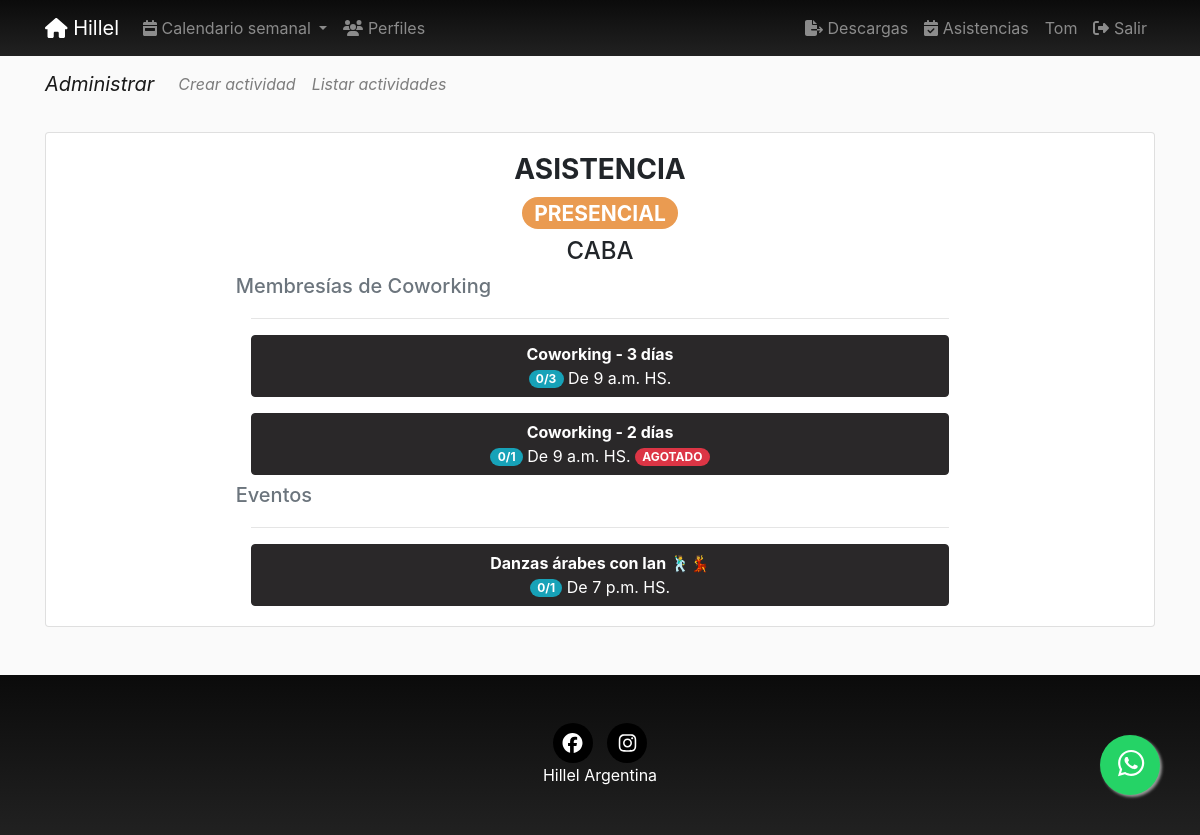
Page /pages/asistencia/0 (signed in) on the committed database.
### registration/models.py (models this page shows, shortened)
class Profile(models.Model):
    user = models.OneToOneField(User, on_delete=models.CASCADE)
    avatar = models.ImageField(upload_to=custom_upload_to,
                               null=True, blank=True)
    apellido = models.CharField(null=True, blank=True, max_length=100)
    nombre = models.CharField(null=True, blank=True, max_length=100)
    whatsapp = models.CharField(verbose_name="Número de Whatsapp", null=True, blank=True, max_length=30)
    instagram = models.CharField(verbose_name="@ de Instagram", null=True, blank=True, max_length=100)
    onward = models.ForeignKey(FechaOnward, on_delete=models.CASCADE, verbose_name="¿Viajaste a Onward? ¿Cuándo?", null=True, blank=True)
    taglit = models.ForeignKey(FechaTaglit, on_delete=models.CASCADE, verbose_name="¿Viajaste a Taglit? ¿Cuándo?", null=True, blank=True)
    propuestasInteres = models.ManyToManyField(PropuestaInteres)
    tematicasInteres = models.ManyToManyField(TematicaInteres, null=True, blank=True)
    comoConociste = models.CharField(verbose_name="¿Cómo conociste Hillel?", null=True, blank=True, max_length=250)
    estudios = models.CharField(verbose_name="¿Estás estudiando, o te recibiste? ¿Qué estudias/te y en qué institución?", null=True, blank=True, max_length=250)
    experienciaComunitaria = models.CharField(null=True, blank=True, max_length=250)
    fechaNacimiento = models.DateField(null=True, blank=True)
    provincia = models.ForeignKey(Provincia, on_delete=models.CASCADE, verbose_name="provincia", null=True, blank=True)
    categories = models.ManyToManyField(Category, verbose_name='Intereses', related_name='get_user_pages', blank=True)
    validado = models.BooleanField(verbose_name="Perfil validado", default=0)
    created = models.DateTimeField(auto_now_add=True, verbose_name="Fecha de creación", blank=True, null=True)
    updated = models.DateTimeField(auto_now=True, verbose_name="Fecha de edición", blank=True, null=True)
    class Meta:
        verbose_name = "Perfil"
        verbose_name_plural = "Perfiles"
        ordering = ['-updated']

### location/models.py (models this page shows)
class Provincia(models.Model):
    title = models.CharField(verbose_name="Nombre", max_length=200)
    order = models.SmallIntegerField(verbose_name="Orden")
    created = models.DateTimeField(auto_now_add=True, verbose_name="Fecha de creación", blank=True, null=True)
    updated = models.DateTimeField(auto_now=True, verbose_name="Fecha de edición", blank=True, null=True)
    class Meta:
        verbose_name = "Provincia"
        verbose_name_plural = "Provincias"
        ordering = ['order']
    def __str__(self):
        return self.title

### pages/models.py (models this page shows, shortened)
class Day(models.Model):
    day = models.CharField(verbose_name="Día", max_length=200)
    order = models.SmallIntegerField(verbose_name="Orden", default=0)
    class Meta:
        verbose_name = "Día"
        verbose_name_plural = "Días"
        ordering = ['order']
    @property
    def HayActividadPresencial(self, **kwargs):
        pages = Page.objects.find(self, 0)
        if pages is None:
            return False
        return True
    def HayActividadPresencial_provincia(self, provincia):
        pages = Page.objects.find_provincia(self, 0, provincia)
        if pages is None:
            return False
        return True
    def __str__(self):
        return self.day

class Page(models.Model):
    title = models.CharField(verbose_name="Título", max_length=200)
    horaDesde = models.TimeField(verbose_name="Hora desde", null=True, blank=True, auto_now=False, auto_now_add=False,)
    horaHasta = models.TimeField(verbose_name="Hora hasta", null=True, blank=True, auto_now=False, auto_now_add=False,)
    description = RichTextField(verbose_name="Descripción", null=True, blank=True)
    textoExtraMail = RichTextField(verbose_name="Texto extra del mail", null=True, blank=True)
    flyer = models.ImageField(upload_to=custom_upload_to,
                              null=True, blank=True)
    dia = models.ForeignKey(Day, verbose_name='dia', null=True, on_delete=models.CASCADE)
    cupo = models.SmallIntegerField(verbose_name="Cupo", default=0)
    modalidad = BooleanField(verbose_name="Online", default=0)
    nuevo = BooleanField(verbose_name="Nuevo", default=0)
    activa = BooleanField(verbose_name="Activa", default=1)
    categories = models.ManyToManyField(Category, verbose_name='categorias', related_name='get_pages', blank=True)
    provincia = models.ForeignKey(Provincia, on_delete=models.CASCADE, null=True, blank=True)
    responsable = models.ForeignKey(Responsable, on_delete=models.CASCADE, null=True, blank=True)
    colaborador = models.ForeignKey(Colaborador, on_delete=models.CASCADE, null=True, blank=True)
    secreta = BooleanField(verbose_name="Tiene clave?", default=0)
    clave = models.CharField(verbose_name="Clave", null=True, blank=True, default="", max_length=200)
    objects = PagesManager()
    created = models.DateTimeField(auto_now_add=True, verbose_name="Fecha de creación", blank=True, null=True)
    updated = models.DateTimeField(auto_now=True, verbose_name="Fecha de edición", blank=True, null=True)
    class Meta:
        verbose_name = "actividad"
        verbose_name_plural = "actividades"
        ordering = ['dia__order', 'horaDesde', '-title']
    @property
    def Qanotados(self):
        subscripcion = Subscription.objects.find_page(self)
        if subscripcion is None:
            return 0
        if len(subscripcion) > 0:
            return subscripcion.count()
        return 0
    def historialHoy(self):
        date = datetime.now()
        historial = Historial.objects.find(page=self, date=date)
        if historial is None:
            return None
        return historial
    @property
    def Qasistentes(self):
        if self.historialHoy() is None:
            return 0
        return self.historialHoy().Qasistentes

### pages/views.py (the view)
# urls.py: path('asistencia/<int:modalidad>', Asistencia, name='asistencia'),
def Asistencia(request, modalidad):
    if request.user.is_authenticated:
        dia = datetime.now().weekday()+1
        dias = Day.objects.all()
        pages = Page.objects.all()
        for day in dias:
            day.mostrar = Day.HayActividadPresencial_provincia(day, request.user.profile.provincia)
        return render(request, 'pages/asistencia.html',
                      {'page_list': pages, 'dia': dia, 'days': dias, 'modalidad': modalidad})
    raise Http404("Usuario no está autenticado")

### pages/models.py (called while the page is built)
    def find(self, dia, modalidad):
        queryset = self.filter(modalidad=modalidad, dia=dia, activa=True)
        if len(queryset) > 0:
            return queryset
        return None

    def find_provincia(self, dia, modalidad, provincia):
        queryset = self.filter(modalidad=modalidad, dia=dia, activa=True, provincia=provincia)
        if len(queryset) > 0:
            return queryset
        return None

    def find_page(self, page):
        queryset = self.filter(pages=page)
        if len(queryset) > 0:
            return queryset
        return None

    def find(self, page, date):
        historial = self.filter(page=page,
                                fecha__year=date.year,
                                fecha__month=date.month,
                                fecha__day=date.day
                                )
        if len(historial) == 0:
            return None
        return historial[0]

### profiles/processors.py (called while the page is built)
def ctx_dict(request):
    ctx = {}
    bitajon = False
    if request.user.groups.filter(name="BITAJON").count():
        bitajon = True
    ctx["bitajon"] = bitajon
    return ctx

### social/models.py (called while the page is built)
    def __str__(self):
        return self.numero

### social/processors.py (called while the page is built)
def ctx_dict(request):
    ctx = {}
    links = Link.objects.all()
    for link in links:
        ctx[link.key] = link.url
    whatsapp = Whatsapp.objects.all().first()
    ctx['whatsappHillel'] = whatsapp
    return ctx

### pages/templates/pages/asistencia.html (shortened to what this page needs)
{% extends 'core/base.html' %}
{% load static %}
{% block content %}
  {% include 'pages/includes/pages_menu.html' %}
  <main role="main">
    <div class="container"  >
      <div class="card  mx-auto border-1 mb-5 "    >
        <div class="card-body  mx-auto col-md-8"  >
          <h3  class="text-center font-weight-bold">ASISTENCIA</h3>
          <h3 class="text-center">
            {% if modalidad  %}
              <a href="{% url 'pages:asistencia' 0 %}" class="text-center badge badge-pill badge-online text-white">ONLINE</a>
            {% else %}
              <a href="{% url 'pages:asistencia' 1 %}" class="text-center badge badge-pill badge-presencial text-white">PRESENCIAL</a>
              <h4 class="text-center">{{request.user.profile.provincia}}</h4>
              {% endif %}
          </h3>
          {% for day in days %}
            {% if  day.order == dia or day.order > 7 %}
              {% if modalidad == 0 and day.HayActividadPresencial or modalidad == 1 and day.HayActividadOnline %}
                <div class="row mt-2">
                  <h5 class="mb-1 text-muted ">{{day}}</h5>
                </div>
                <hr>
              {% endif %}
            {% endif %}
            {% for page in page_list|dictsort:"id" reversed %}
              {% if  day.order == dia or day.order > 7 %}
                {% if day == page.dia  and modalidad == page.modalidad %}
                  {% if modalidad == 1 or modalidad == 0 and request.user.profile.provincia == page.provincia %}
                  <div class="row mt-3">
                    <div class="col-md-12    ">
                      <a class="btn btn-dark btn-block"  href="{% url 'pages:asistenciaDetail' page.id page.title|slugify %}">
                        <dl class="mb-0" style="white-space: normal; ">
                        <dt class="mb-0 text-center">
                          {{page.title}}
                        </dt>
                        <dd class=" mb-0 text-center">
                          {% if request.user.is_staff or bitajon %}
                            <span class="text-left badge badge-pill badge-info">{{page.Qasistentes}}/{{page.Qanotados}}</span>
                          {% endif %}
                          De {{page.horaDesde}}
                          HS.
                        {% if page.Qanotados >= page.cupo and page.cupo != 0 %}
                          <span class="badge badge-pill badge-danger">AGOTADO</span>
                        {% endif %}
                        </dd>
                        </dl>
                      </a>
                    </div>
                  </div>
                {% endif %}
              {% endif %}
              {% endif %}
            {% endfor %}
          {% endfor %}
        </div>
      </div>
    </div>
  </main>
{% endblock %}

### core/templates/core/base.html (shortened to what this page needs)
<!DOCTYPE html>
<html lang="es">
  <head>
    {% load static %}
    <link href="{% static 'core/vendor/bootstrap/css/bootstrap.min.css' %}" rel="stylesheet">
    <link href="{% static 'core/css/main.css' %}" rel="stylesheet">
  </head>
  <body class="fondo" >
    <body>
      <nav class="navbar navbar-expand-lg navbar-dark bg-dark sticky-top footer-sample">
        <div class="container">
          <a class="navbar-brand" href="{% url 'home' %}">
            <i class="fas fa-home"></i>
            Hillel</a>
          <div class="collapse navbar-collapse" id="ned">
            <ul class="navbar-nav mr-auto">
                <li class="nav-item dropdown">
                <a class="nav-link dropdown-toggle" href="#" id="navbardrop" data-toggle="dropdown">
                  <i class="fas fa-calendar-week"></i>
                Calendario semanal
                </a>
                   {% if request.user.is_staff %}
              </li>
                 <li class="nav-item">
                <a class="nav-link" href="{% url 'profiles:list' %}">
                  <i class="fas fa-users"></i>
                  Perfiles</a>
              </li>
                {% endif %}
            </ul>
            <ul class="navbar-nav">
            {% if request.user.is_staff %}
              <li class="nav-item">
                <a class="nav-link " href="{% url 'pages:exportar' %}">
                  <i class="fa fa-file-export"></i>
                  Descargas</a>
              </li>
            {% endif %}
            {% if request.user.is_staff or bitajon %}
              <li class="nav-item">
                <a class="nav-link" href="{% url 'pages:asistencia' 0 %}">
                  <i class="fas fa-calendar-check"></i>
                  Asistencias</a>
              </li>
            {% endif %}
            {% if not request.user.is_authenticated %}
              <li class="nav-item">
                <a class="nav-link" href="{% url 'login' %}">
                  <i class="fas fa-sign-in-alt"></i>
                  Acceder</a>
              </li>
                <li class="nav-item">
                <a class="nav-link" href="{% url 'signup' %}">
                  <i class="fas fa-user-plus"></i>
                  Registrarse</a>
              </li>
              {% else %}
              <li class="nav-item">
                <a class="nav-link" href="{% url 'home' %}"> {{request.user}}</a>
              </li>
              <li class="nav-item">
                <a class="nav-link" href="{% url 'logout' %}">
                  <i class="fas fa-sign-out-alt"></i>
                  Salir</a>
              </li>
              {% endif %}
            </ul>
          </div>
        </div>
      </nav>
      {% block content %}{% endblock %}
      <a id="whatsapp" href="https://wa.me/+549{{whatsappHillel}}" class="float badge badge-pill" target="_blank" data-toggle="tooltipW" title="Whatsapp">
        <i class="fab fa-whatsapp my-float"></i>
      </a>
    <footer class="footer text-faded text-center py-5 footer-sample ">
      <div class="container">
        <p class="m-0">
        {% if LINK_FACEBOOK %}
            <a href="{{LINK_FACEBOOK}}" class="link">
              <span class="fa-stack fa-lg ">
                <i class="fas fa-circle fa-stack-2x" style="color:black"></i>
                <i class="fab fa-facebook fa-stack-1x fa-inverse"></i>
              </span>
            </a>
              {% endif %}
             {% if LINK_INSTAGRAM %}
            <a href="{{LINK_INSTAGRAM}}" class="link">
              <span class="fa-stack fa-lg">
                <i class="fas fa-circle fa-stack-2x" style="color:black"></i>
                <i class="fab fa-instagram fa-stack-1x fa-inverse"></i>
              </span>
            </a>
              {% endif %}
    </div>
      <p class="m-0 mbt1" style="color:white">Hillel Argentina</p>
    </footer>
  </body>
</html>

### core/static/core/css/main.css (style rules this page uses)
main { padding-top: 20px; }
:root { --jumbotron-padding-y: 3rem; }
footer { padding-top: 3rem; padding-bottom: 3rem; }
footer p { margin-bottom: .25rem; }
html { overflow: scroll; }
body { min-height:100vh; margin:0; position:relative; }
body { position: relative; }
body::after { content: ''; display: block; height: 160px; }
footer { position: absolute; bottom: 0; width: 100%; height: 160px; }
.float { position:fixed; width:60px; height:60px; bottom:40px; right:40px; background-color:#25d366; color:#FFF; border-radius:50px; text-align:center; font-size:30px; box-shadow: 2px 2px 3px #999; z-index:100; }
.my-float { margin-top:5px; }
.footer-sample { background-color: #2a2829; background-color: #212121; background-image: -webkit-gradient(linear,left top,left bottom,color-stop(0%,#0b0b0b),color-stop(100%,#212121)) }
.fondo { background-color: rgba(var(--b3f,250,250,250),1); }
.badge-presencial { color: #fff; background-color: rgb(234, 155, 81); }
ul { list-style-type: none; }

### rows in the picture
Day: day "Membresías de Coworking"
Page: title "Coworking - 3 días", Qasistentes "0", Qanotados "3", horaDesde "9 a.m."
Page: title "Coworking - 2 días", Qasistentes "0", Qanotados "1", horaDesde "9 a.m.", cupo "AGOTADO"
Day: day "Eventos"
Page: title "Danzas árabes con Ian 🕺💃", Qasistentes "0", Qanotados "1", horaDesde "7 p.m."

### other values in the picture
{{ request.user }} "Tom"
{{ request.user.profile.provincia }} "CABA"
